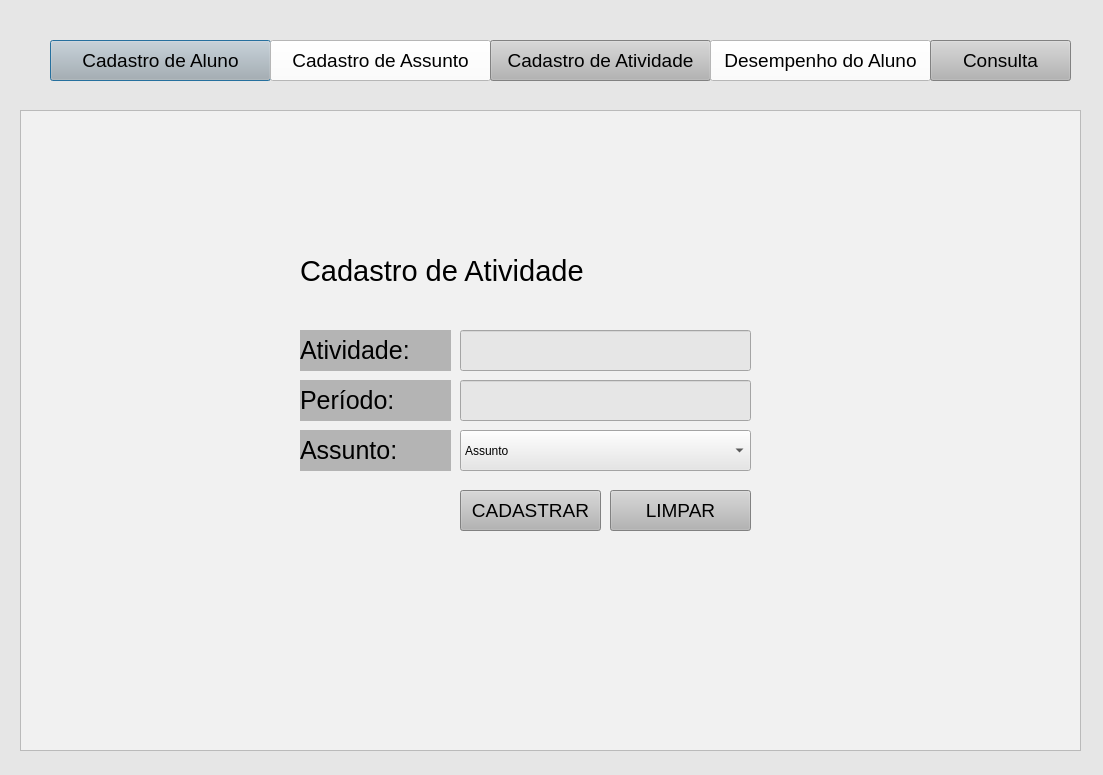
<?xml version="1.0" encoding="UTF-8"?>
<ui version="4.0">
 <class>Dialog</class>
 <widget class="QDialog" name="Dialog">
  <property name="geometry">
   <rect>
    <x>0</x>
    <y>0</y>
    <width>1103</width>
    <height>775</height>
   </rect>
  </property>
  <property name="windowTitle">
   <string>Agenda de Atividade</string>
  </property>
  <property name="styleSheet">
   <string notr="true">background-color: rgb(230, 230, 230);</string>
  </property>
  <widget class="QPushButton" name="pushButton">
   <property name="geometry">
    <rect>
     <x>50</x>
     <y>40</y>
     <width>221</width>
     <height>41</height>
    </rect>
   </property>
   <property name="font">
    <font>
     <pointsize>14</pointsize>
    </font>
   </property>
   <property name="styleSheet">
    <string notr="true">background-color: rgb(180, 180, 180);</string>
   </property>
   <property name="text">
    <string>Cadastro de Aluno</string>
   </property>
  </widget>
  <widget class="QPushButton" name="pushButton_2">
   <property name="geometry">
    <rect>
     <x>270</x>
     <y>40</y>
     <width>221</width>
     <height>41</height>
    </rect>
   </property>
   <property name="font">
    <font>
     <pointsize>14</pointsize>
    </font>
   </property>
   <property name="styleSheet">
    <string notr="true">background-color: rgb(255, 255, 255);</string>
   </property>
   <property name="text">
    <string>Cadastro de Assunto</string>
   </property>
  </widget>
  <widget class="QPushButton" name="pushButton_3">
   <property name="geometry">
    <rect>
     <x>490</x>
     <y>40</y>
     <width>221</width>
     <height>41</height>
    </rect>
   </property>
   <property name="font">
    <font>
     <pointsize>14</pointsize>
    </font>
   </property>
   <property name="styleSheet">
    <string notr="true">background-color: rgb(180, 180, 180);</string>
   </property>
   <property name="text">
    <string>Cadastro de Atividade</string>
   </property>
  </widget>
  <widget class="QPushButton" name="pushButton_4">
   <property name="geometry">
    <rect>
     <x>710</x>
     <y>40</y>
     <width>221</width>
     <height>41</height>
    </rect>
   </property>
   <property name="font">
    <font>
     <pointsize>14</pointsize>
    </font>
   </property>
   <property name="styleSheet">
    <string notr="true">background-color: rgb(255, 255, 255);</string>
   </property>
   <property name="text">
    <string>Desempenho do Aluno</string>
   </property>
  </widget>
  <widget class="QPushButton" name="pushButton_5">
   <property name="geometry">
    <rect>
     <x>930</x>
     <y>40</y>
     <width>141</width>
     <height>41</height>
    </rect>
   </property>
   <property name="font">
    <font>
     <pointsize>14</pointsize>
    </font>
   </property>
   <property name="styleSheet">
    <string notr="true">background-color: rgb(180, 180, 180);</string>
   </property>
   <property name="text">
    <string>Consulta</string>
   </property>
  </widget>
  <widget class="QTextBrowser" name="textBrowser">
   <property name="geometry">
    <rect>
     <x>20</x>
     <y>110</y>
     <width>1061</width>
     <height>641</height>
    </rect>
   </property>
   <property name="styleSheet">
    <string notr="true">background-color: rgb(241, 241, 241);</string>
   </property>
  </widget>
  <widget class="QLineEdit" name="lineEdit">
   <property name="geometry">
    <rect>
     <x>460</x>
     <y>330</y>
     <width>291</width>
     <height>41</height>
    </rect>
   </property>
  </widget>
  <widget class="QLineEdit" name="lineEdit_2">
   <property name="geometry">
    <rect>
     <x>460</x>
     <y>380</y>
     <width>291</width>
     <height>41</height>
    </rect>
   </property>
  </widget>
  <widget class="QPushButton" name="pushButton_11">
   <property name="geometry">
    <rect>
     <x>460</x>
     <y>490</y>
     <width>141</width>
     <height>41</height>
    </rect>
   </property>
   <property name="font">
    <font>
     <pointsize>14</pointsize>
    </font>
   </property>
   <property name="styleSheet">
    <string notr="true">background-color: rgb(180, 180, 180);</string>
   </property>
   <property name="text">
    <string>CADASTRAR</string>
   </property>
  </widget>
  <widget class="QPushButton" name="pushButton_12">
   <property name="geometry">
    <rect>
     <x>610</x>
     <y>490</y>
     <width>141</width>
     <height>41</height>
    </rect>
   </property>
   <property name="font">
    <font>
     <pointsize>14</pointsize>
    </font>
   </property>
   <property name="styleSheet">
    <string notr="true">background-color: rgb(180, 180, 180);</string>
   </property>
   <property name="text">
    <string>LIMPAR</string>
   </property>
  </widget>
  <widget class="QLabel" name="label">
   <property name="geometry">
    <rect>
     <x>300</x>
     <y>330</y>
     <width>151</width>
     <height>41</height>
    </rect>
   </property>
   <property name="font">
    <font>
     <pointsize>19</pointsize>
    </font>
   </property>
   <property name="styleSheet">
    <string notr="true">background-color: rgb(180, 180, 180);</string>
   </property>
   <property name="text">
    <string>Atividade:</string>
   </property>
  </widget>
  <widget class="QLabel" name="label_2">
   <property name="geometry">
    <rect>
     <x>300</x>
     <y>380</y>
     <width>151</width>
     <height>41</height>
    </rect>
   </property>
   <property name="font">
    <font>
     <pointsize>19</pointsize>
    </font>
   </property>
   <property name="styleSheet">
    <string notr="true">background-color: rgb(180, 180, 180);</string>
   </property>
   <property name="text">
    <string>Período:</string>
   </property>
  </widget>
  <widget class="QLabel" name="label_6">
   <property name="geometry">
    <rect>
     <x>300</x>
     <y>230</y>
     <width>301</width>
     <height>81</height>
    </rect>
   </property>
   <property name="font">
    <font>
     <pointsize>22</pointsize>
     <weight>50</weight>
     <italic>false</italic>
     <bold>false</bold>
     <underline>false</underline>
    </font>
   </property>
   <property name="styleSheet">
    <string notr="true">background-color: rgb(241, 241, 241);</string>
   </property>
   <property name="text">
    <string>Cadastro de Atividade</string>
   </property>
  </widget>
  <widget class="QComboBox" name="comboBox">
   <property name="geometry">
    <rect>
     <x>460</x>
     <y>430</y>
     <width>291</width>
     <height>41</height>
    </rect>
   </property>
   <item>
    <property name="text">
     <string>Assunto</string>
    </property>
   </item>
  </widget>
  <widget class="QLabel" name="label_3">
   <property name="geometry">
    <rect>
     <x>300</x>
     <y>430</y>
     <width>151</width>
     <height>41</height>
    </rect>
   </property>
   <property name="font">
    <font>
     <pointsize>19</pointsize>
    </font>
   </property>
   <property name="styleSheet">
    <string notr="true">background-color: rgb(180, 180, 180);</string>
   </property>
   <property name="text">
    <string>Assunto:</string>
   </property>
  </widget>
 </widget>
 <resources/>
 <connections/>
</ui>
